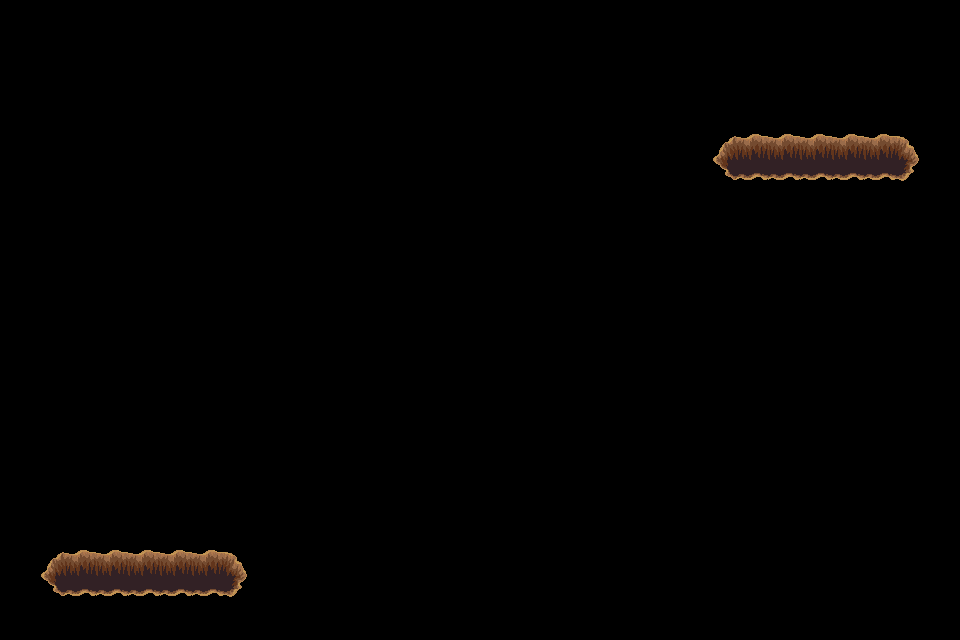

This is a level from a 2D game, rendered from its Tiled map with the project's own tilesets. A one-line summary and the complete map file follow:
An orthogonal 30x20 tile map with 32x32 px tiles, 1 tile layer (trou), 2 tilesets.

<map version="1.4" tiledversion="1.4.3" orientation="orthogonal" renderorder="right-down" width="30" height="20" tilewidth="32" tileheight="32" infinite="0" nextlayerid="9" nextobjectid="1">
 <tileset firstgid="1" source="../../dungeon_green.tsx" />
 <tileset firstgid="530" source="../../dungeon.tsx" />
 <layer id="8" name="trou" width="30" height="20">
  <data encoding="csv">
0,0,0,0,0,0,0,0,0,0,0,0,0,0,0,0,0,0,0,0,0,0,0,0,0,0,0,0,0,0,
0,0,0,0,0,0,0,0,0,0,0,0,0,0,0,0,0,0,0,0,0,0,0,0,0,0,0,0,0,0,
0,0,0,0,0,0,0,0,0,0,0,0,0,0,0,0,0,0,0,0,0,0,0,0,0,0,0,0,0,0,
0,0,0,0,0,0,0,0,0,0,0,0,0,0,0,0,0,0,0,0,0,0,0,0,0,0,0,0,0,0,
0,0,0,0,0,0,0,0,0,0,0,0,0,0,0,0,0,0,0,0,0,0,432,433,433,433,433,433,434,0,
0,0,0,0,0,0,0,0,0,0,0,0,0,0,0,0,0,0,0,0,0,0,478,479,479,479,479,479,480,0,
0,0,0,0,0,0,0,0,0,0,0,0,0,0,0,0,0,0,0,0,0,0,0,0,0,0,0,0,0,0,
0,0,0,0,0,0,0,0,0,0,0,0,0,0,0,0,0,0,0,0,0,0,0,0,0,0,0,0,0,0,
0,0,0,0,0,0,0,0,0,0,0,0,0,0,0,0,0,0,0,0,0,0,0,0,0,0,0,0,0,0,
0,0,0,0,0,0,0,0,0,0,0,0,0,0,0,0,0,0,0,0,0,0,0,0,0,0,0,0,0,0,
0,0,0,0,0,0,0,0,0,0,0,0,0,0,0,0,0,0,0,0,0,0,0,0,0,0,0,0,0,0,
0,0,0,0,0,0,0,0,0,0,0,0,0,0,0,0,0,0,0,0,0,0,0,0,0,0,0,0,0,0,
0,0,0,0,0,0,0,0,0,0,0,0,0,0,0,0,0,0,0,0,0,0,0,0,0,0,0,0,0,0,
0,0,0,0,0,0,0,0,0,0,0,0,0,0,0,0,0,0,0,0,0,0,0,0,0,0,0,0,0,0,
0,0,0,0,0,0,0,0,0,0,0,0,0,0,0,0,0,0,0,0,0,0,0,0,0,0,0,0,0,0,
0,0,0,0,0,0,0,0,0,0,0,0,0,0,0,0,0,0,0,0,0,0,0,0,0,0,0,0,0,0,
0,0,0,0,0,0,0,0,0,0,0,0,0,0,0,0,0,0,0,0,0,0,0,0,0,0,0,0,0,0,
0,432,433,433,433,433,433,434,0,0,0,0,0,0,0,0,0,0,0,0,0,0,0,0,0,0,0,0,0,0,
0,478,479,479,479,479,479,480,0,0,0,0,0,0,0,0,0,0,0,0,0,0,0,0,0,0,0,0,0,0,
0,0,0,0,0,0,0,0,0,0,0,0,0,0,0,0,0,0,0,0,0,0,0,0,0,0,0,0,0,0
</data>
 </layer>
</map>
